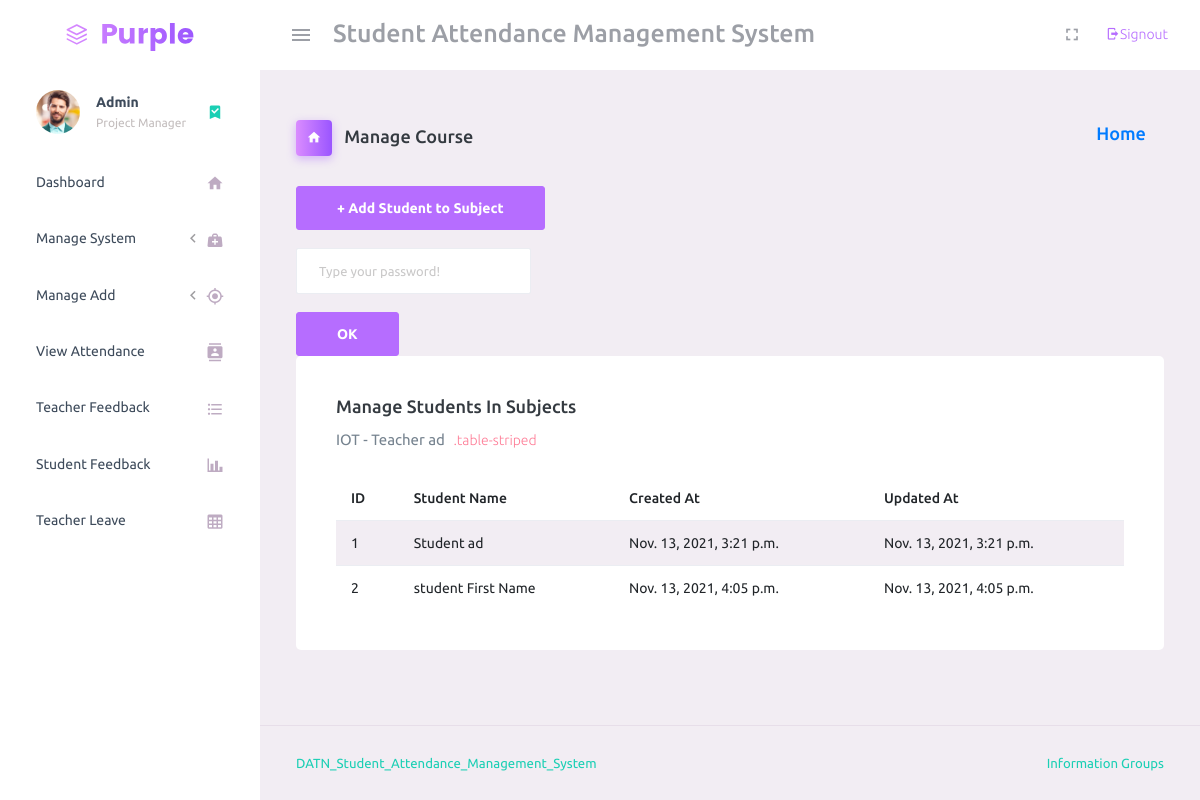
The page /manage_student_subject_link/1/ (signed in) on the database its author committed.
### student_management_app/models.py (models this page shows)
class Subjects(models.Model):
    id = models.AutoField(primary_key=True)
    subject_name = models.CharField(max_length=255)
    course_id = models.ForeignKey(Courses, on_delete=models.CASCADE, default=1)
    teacher_id = models.ForeignKey(CustomUser, on_delete=models.CASCADE)
    created_at = models.DateTimeField(auto_now_add=True)
    updated_at = models.DateTimeField(auto_now_add=True)
    objects = models.Manager()

class CustomUser(AbstractUser):
    user_type_data = ((1, "HOD"), (2, "Teacher"), (3, "Student"))
    user_type = models.CharField(default=1, choices=user_type_data, max_length=10)

class StudentSubjectLink(models.Model):
    id = models.AutoField(primary_key=True)
    student_id = models.ForeignKey(Students, on_delete=models.CASCADE)
    subject_id = models.ForeignKey(Subjects, on_delete=models.CASCADE)
    created_at = models.DateTimeField(auto_now_add=True)
    updated_at = models.DateTimeField(auto_now=True)
    objects = models.Manager()

class Students(models.Model):
    id=models.AutoField(primary_key=True)
    name = models.CharField(max_length=255)
    email = models.CharField(max_length=255)
    password = models.CharField(max_length=255)
    admin=models.OneToOneField(CustomUser,on_delete=models.CASCADE)
    gender=models.CharField(max_length=255)
    profile_pic=models.FileField()
    address=models.TextField()
    course_id=models.ForeignKey(Courses,on_delete=models.DO_NOTHING, default=1)
    session_year_id = models.ForeignKey(SessionYearModel, on_delete=models.DO_NOTHING, default=1)
    created_at=models.DateTimeField(auto_now_add=True)
    updated_at=models.DateTimeField(auto_now_add=True)
    objects = models.Manager()

### student_management_app/HodViews.py (the view)
# urls.py: path('manage_student_subject_link/<subject_id>/', HodViews.manage_student_subject_link, name="manage_student_subject_link"),
def manage_student_subject_link(request, subject_id):
    subject = Subjects.objects.get(id=subject_id)
    student_subject_link = StudentSubjectLink.objects.filter(subject_id=subject)
    context = {
        'subject': subject,
        'student_subject_link': student_subject_link
    }
    return render(request,"hod_template/manage_student_subject_link_template.html", context=context)

### student_management_app/LoginCheckMiddleWare.py (called while the page is built, shortened)
    def process_view(self, request, view_func, view_args, view_kwargs):
        modulename = view_func.__module__
        user = request.user
        if user.is_authenticated:
            if user.user_type == "1":
                if modulename == "student_management_app.HodViews":
                    pass
                elif modulename == "student_management_app.views" or modulename == "django.views.static":
                    pass
                else:
                    return redirect("admin_home")
            else:
                return redirect("login")
        else:
            if request.path == reverse("login") or request.path == reverse("doLogin"):
                pass
            else:
                return redirect("login")

### student_management_app/templates/hod_template/manage_student_subject_link_template.html (shortened to what this page needs)
{% extends 'hod_template/base_template.html'%}
{% load static %}
{% block page_title %}
Manage Course
{% endblock page_title %}
{% block content %}
    <a class="btn btn-primary" href="{% url 'add_subject' %}" role="button">+ Add Student to Subject</a> <br/>&nbsp;
    <div class="swal-overlay swal-overlay--show-modal" tabindex="-1">
        <div class="swal-modal" role="dialog" aria-modal="true">
            <div class="swal-content">
            <input class=" form-control swal-content__input" style="width: 235px;" placeholder="Type your password!" type="password">
            </div> <br>
            <div class="swal-footer">
                <div class="swal-button-container">
                    <button class="swal-button swal-button--confirm btn btn-primary">OK</button>
                </div>
            </div>
        </div>
    </div>
    <div class="card">
        <div class="card-body">
            <h4 class="card-title">Manage Students in Subjects</h4>
            <p class="card-description"> {{ subject.subject_name }} - {{ subject.teacher_id.first_name }} <code>.table-striped</code>
            </p>
            <table class="table table-striped p-0 card-body">
            <thead>
                <tr>
                    <th>ID</th>
                    <th>Student Name</th>
                    <th>Created At</th>
                    <th>Updated At</th>
                </tr>
            </thead>
            <tbody>
                {% for student in student_subject_link %}
                    <tr>
                        <td>{{ student.id }}</td>
                        <td>{{ student.student_id.admin.first_name }}</td>
                        <td>{{ student.created_at }}</td>
                        <td>{{ student.updated_at }}</td>
                    </tr>
                {% endfor %}
            </tbody>
            </table>
        </div>
    </div>
{% endblock content %}

### rows shown on the page
Subjects: subject_name "IOT", teacher_id.first_name "Teacher ad"
StudentSubjectLink: id "1", student_id.admin.first_name "Student ad", created_at "Nov. 13, 2021, 3:21 p.m.", updated_at "Nov. 13, 2021, 3:21 p.m."
StudentSubjectLink: id "2", student_id.admin.first_name "student First Name", created_at "Nov. 13, 2021, 4:05 p.m.", updated_at "Nov. 13, 2021, 4:05 p.m."
